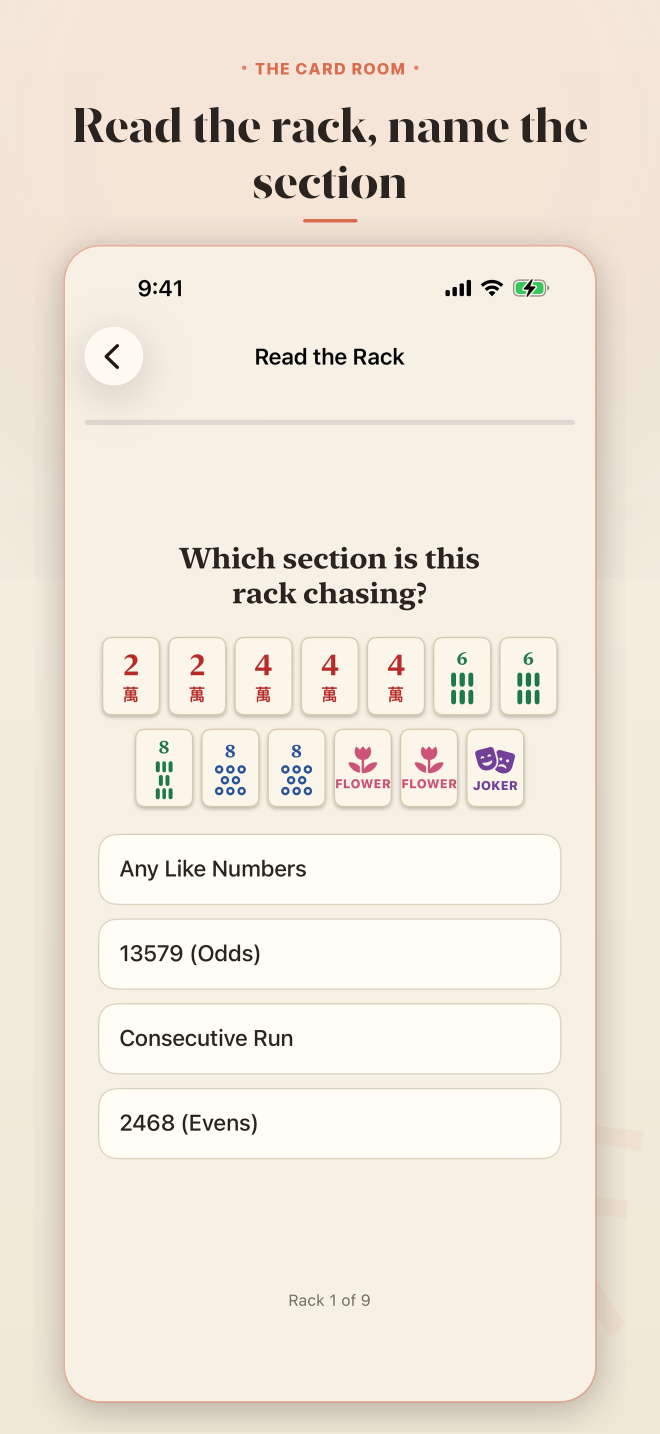
#> input picture docs/screenshots/03_hand_match.png, 1320 x 2868 px, found by its file name (shown at 1/2 size)
$ python build_kit.py
#> lines starting #> are read from the running program, lines starting #| are printed output that depends on the picture; after the words box and inside, x2 and y2 are one past the last pixel; in counts of white or black regions, pixels touching at a corner belong together
#!/usr/bin/env python3
"""Render the Mahj TikTok slideshow kit into iCloud Drive.

    python3 build_kit.py [--out <dir>]

Slides are 1080x1920 JPEGs. Backgrounds are drawn here (gingham and linen
tablecloths); every tile and screen is cut from real Mahj 1.4.0 captures, so
nothing on a slide is AI art. All content stays inside the TikTok safe area
(SAFE below): the top bar, the right icon rail and the bottom caption block
cover everything outside it.
"""
from __future__ import annotations

import argparse
import csv
import functools
import pathlib
import random
import shutil

import numpy as np
from PIL import Image, ImageDraw, ImageFilter, ImageFont
from scipy import ndimage

import posts as P

HERE = pathlib.Path(__file__).resolve().parent
CAPS = pathlib.Path.home() / "ios/appstore-screenshots/captures/mahj/cpp-20261015"
ICON = pathlib.Path.home() / "mahj/MahjTrainer/Assets.xcassets/AppIcon.appiconset/icon-1024.png"
ICLOUD = pathlib.Path.home() / "Library/Mobile Documents/com~apple~CloudDocs/Mahj TikTok Kit"
W, H = 1080, 1920
SAFE = (60, 150, 950, 1500)  # left, top, right, bottom
CX = (SAFE[0] + SAFE[2]) // 2
FONT = "/System/Library/Fonts/SFNS.ttf"
SERIF = "/System/Library/Fonts/NewYork.ttf"
CREAM, INK, SAGE, MUTED = (246, 242, 233), (40, 48, 38), (63, 107, 70), (93, 102, 86)
# Tablecloth stripe colors: pastel pink, sage, blue, butter, lilac.
CLOTHS = [(236, 168, 184), (150, 186, 152), (150, 182, 222), (238, 208, 128), (196, 176, 226)]

SHOTS = {
    "hand_match": "03_hand_match.png", "hand_match_answered": "03_hand_match_answered.png",
    "charleston": "05_charleston.png", "charleston_answered": "05_charleston_answered.png",
    "play": "02_play_a_hand.png", "keep": "04_keep_or_throw.png",
    "keep_answered": "04_keep_or_throw_answered.png", "quick": "01_quick_session.png",
    "quick_answered": "01_quick_session_answered.png", "tile_room": "08_tile_room.png",
    "reference": "07_reference.png", "home": "06_home.png",
}
# Tile crops in raw 1206x2622 capture pixels: (file, left, top, right, bottom).
RACKS = {
    "hand_match_rack": ("03_hand_match.png", 60, 880, 1146, 1300),
    "charleston_rack": ("05_charleston.png", 70, 1200, 1136, 1625),
    "quick_rack": ("01_quick_session.png", 60, 920, 1146, 1335),
    "play_rack": ("02_play_a_hand.png", 100, 1110, 1106, 1485),
    "keep_card": ("04_keep_or_throw.png", 140, 1000, 1066, 1700),
}
TILE_SOURCES = ["hand_match_rack", "charleston_rack", "quick_rack", "play_rack"]


def font(size: int, weight: str = "Bold", serif: bool = False) -> ImageFont.FreeTypeFont:
    f = ImageFont.truetype(SERIF if serif else FONT, size)
    try:
        f.set_variation_by_name(weight)
    except Exception:  # noqa: BLE001
        pass
    return f


def wrap(draw: ImageDraw.ImageDraw, text: str, f: ImageFont.FreeTypeFont, width: int) -> list[str]:
    lines: list[str] = []
    for para in text.split("\n"):
        cur = ""
        for word in para.split():
            trial = f"{cur} {word}".strip()
            if draw.textlength(trial, font=f) <= width:
                cur = trial
            else:
                lines.append(cur)
                cur = word
        lines.append(cur)
    return lines


def rounded(img: Image.Image, radius: int) -> Image.Image:
    mask = Image.new("L", img.size, 0)
    ImageDraw.Draw(mask).rounded_rectangle((0, 0, img.width - 1, img.height - 1), radius, fill=255)
    out = img.convert("RGBA")
    out.putalpha(mask)
    return out


def shadow(base: Image.Image, img: Image.Image, xy: tuple[int, int], blur: int = 18,
           alpha: int = 80, drop: int = 10) -> None:
    """Paste img with a soft shadow shaped like its own alpha."""
    pad = blur * 3
    sh = Image.new("RGBA", (img.width + pad * 2, img.height + pad * 2), (0, 0, 0, 0))
    a = img.getchannel("A").point(lambda v: v * alpha // 255)
    sh.paste((0, 0, 0, 255), (pad, pad), a)
    sh = sh.filter(ImageFilter.GaussianBlur(blur))
    base.alpha_composite(sh, (xy[0] - pad, xy[1] - pad + drop))
    base.alpha_composite(img, xy)


def cloth(seed: int) -> Image.Image:
    """A pastel gingham tablecloth with a faint weave, seeded per post."""
    rng = np.random.default_rng(seed)
    color = np.array(CLOTHS[seed % len(CLOTHS)], dtype=float)
    base = np.array([252, 249, 243], dtype=float)
    period = int(rng.choice([96, 120, 144]))
    xs, ys = np.arange(W) % period < period // 2, np.arange(H) % period < period // 2
    bands = xs[None, :].astype(float) * 0.45 + ys[:, None].astype(float) * 0.45
    img = base * (1 - bands[..., None]) + color * bands[..., None]
    weave = rng.normal(0, 5, (H // 3, W // 3))
    weave = np.kron(weave, np.ones((3, 3)))[:H, :W]
    img += weave[..., None]
    yy, xx = np.mgrid[0:H, 0:W]
    vignette = 1 - 0.10 * (((xx - W / 2) / W) ** 2 + ((yy - H / 2) / H) ** 2) * 4
    img *= vignette[..., None]
    return Image.fromarray(np.clip(img, 0, 255).astype("uint8")).convert("RGBA")


@functools.cache
def rack_tiles(key: str) -> tuple[Image.Image, ...]:
    """Cut each tile out of a real rack capture, sorted left to right, top to bottom."""
    name, *box = RACKS[key]
    im = Image.open(CAPS / name).convert("RGB").crop(tuple(box))
    a = np.asarray(im).astype(int)
    bg = np.median(np.concatenate([a[0], a[-1]]), axis=0)
    mask = ndimage.binary_fill_holes(ndimage.binary_closing(np.abs(a - bg).sum(2) > 18, iterations=3))
    lab, _ = ndimage.label(mask)
    boxes = [(s[1].start, s[0].start, s[1].stop, s[0].stop) for s in ndimage.find_objects(lab)]
    boxes = [b for b in boxes if b[2] - b[0] > 60 and b[3] - b[1] > 80]
    unit = float(np.median([b[2] - b[0] for b in boxes]))
    tiles = []
    for l, t, r, b in sorted(boxes, key=lambda b: (b[1] // 100, b[0])):
        n = max(1, round((r - l) / unit))  # touching tiles come out as one box
        step = (r - l) / n
        for i in range(n):
            tile = im.crop((int(l + i * step), t, int(l + (i + 1) * step), b - 6))
            tiles.append(rounded(tile, 18))
    return tuple(tiles)


def text_boxes(im: Image.Image, lines: list[str], f, center_y: int, pad: int = 24) -> int:
    """TikTok's native 'classic' caption look: dark text on white rounded boxes."""
    d = ImageDraw.Draw(im)
    lh = f.size + 2 * 12
    y = center_y - len(lines) * lh // 2
    for line in lines:
        w = d.textlength(line, font=f)
        x = CX - w / 2
        d.rounded_rectangle((x - pad, y, x + w + pad, y + lh + 2), 18, fill=(255, 255, 255))
        d.text((x, y + 6), line, font=f, fill=(22, 22, 22))
        y += lh
    return y


def hook_slide(post: dict, seed: int) -> Image.Image:
    im = cloth(seed)
    rng = random.Random(seed)
    key = post.get("rack") if post.get("rack") in TILE_SOURCES else TILE_SOURCES[seed % len(TILE_SOURCES)]
    tiles = list(rack_tiles(key))
    rng.shuffle(tiles)
    scale, slots = 1.45, []
    for row in range(2):
        for col in range(4 - row):
            x = SAFE[0] + 40 + col * 215 + (107 if row else 0) + rng.randint(-12, 12)
            y = 950 + row * 235 + rng.randint(-16, 16)
            slots.append((x, y))
    for (x, y), tile in zip(slots, tiles):
        t = tile.resize((int(tile.width * scale), int(tile.height * scale)), Image.LANCZOS)
        t = t.rotate(rng.uniform(-8, 8), resample=Image.BICUBIC, expand=True)
        shadow(im, t, (x, y), blur=10, alpha=110, drop=8)
    f = font(76)
    d = ImageDraw.Draw(im)
    lines = wrap(d, post["hook"], f, 800)
    y = text_boxes(im, lines, f, 540)
    sf = font(38, "Semibold")
    label = "swipe \u2192"
    lw = d.textlength(label, font=sf)
    d.rounded_rectangle((CX - lw / 2 - 26, y + 30, CX + lw / 2 + 26, y + 30 + 64), 32, fill=(22, 22, 22))
    d.text((CX - lw / 2, y + 40), label, font=sf, fill=(255, 255, 255))
    return im.convert("RGB")


# [43 lines left out: function quiz_slide, not called in this run]


def card_slide(seed: int, text: str, rack: str | None) -> Image.Image:
    im = cloth(seed)
    d = ImageDraw.Draw(im)
    f = font(62, "Semibold")
    inner = SAFE[2] - SAFE[0] - 110
    lines = wrap(d, text, f, inner)
    lh = f.size + 20
    rack_img = None
    if rack:
        name, *box = RACKS[rack]
        rack_img = Image.open(CAPS / name).convert("RGB").crop(tuple(box))
        rack_img = rack_img.resize((inner + 30, int(rack_img.height * (inner + 30) / rack_img.width)),
                                   Image.LANCZOS)
    card_h = len(lines) * lh + 120 + ((rack_img.height + 44) if rack_img else 0)
    top = max(SAFE[1] + 40, (SAFE[1] + SAFE[3]) // 2 - card_h // 2 - 40)
    card = Image.new("RGBA", (SAFE[2] - SAFE[0], card_h), (0, 0, 0, 0))
    ImageDraw.Draw(card).rounded_rectangle((0, 0, card.width - 1, card_h - 1), 40, fill=(*CREAM, 248))
    shadow(im, card, (SAFE[0], top), blur=22, alpha=60, drop=12)
    y = top + 60
    if rack_img:
        im.alpha_composite(rounded(rack_img, 24), (SAFE[0] + 40, y))
        y += rack_img.height + 44
    for line in lines:
        d.text((SAFE[0] + 55, y), line, font=f, fill=INK)
        y += lh
    return im.convert("RGB")


def app_slide(text: str, shots: tuple[str, str]) -> Image.Image:
    im = Image.new("RGBA", (W, H), (*CREAM, 255))
    d = ImageDraw.Draw(im)
    f = font(54, "Semibold")
    lines = wrap(d, text, f, SAFE[2] - SAFE[0] - 20)
    y = SAFE[1] + 40
    for line in lines:
        d.text((CX - d.textlength(line, font=f) / 2, y), line, font=f, fill=INK)
        y += f.size + 14
    badge_top = SAFE[3] - 150
    sw, gap = 425, 36
    shot_top = y + 50
    shot_h = badge_top - 50 - shot_top
    for i, key in enumerate(shots):
        s = Image.open(CAPS / SHOTS[key]).convert("RGB")
        s = s.resize((sw, int(s.height * sw / s.width)), Image.LANCZOS)
        s = s.crop((0, 0, sw, min(s.height, shot_h)))
        shadow(im, rounded(s, 36), (CX - sw - gap // 2 + i * (sw + gap), shot_top), blur=22, alpha=70)
    icon = rounded(Image.open(ICON).convert("RGB").resize((120, 120), Image.LANCZOS), 27)
    nf, sf = font(46), font(30, "Regular")
    name, sub = "Mahj Trainer", "Free to start on the App Store · I made it"
    tw = max(d.textlength(name, font=nf), d.textlength(sub, font=sf))
    x = int(CX - (120 + 26 + tw) / 2)
    shadow(im, icon, (x, badge_top), blur=10, alpha=60, drop=5)
    d.text((x + 146, badge_top + 14), name, font=nf, fill=INK)
    d.text((x + 146, badge_top + 72), sub, font=sf, fill=MUTED)
    return im.convert("RGB")


def schedule() -> list[dict]:
    by_fmt = {k: [p for p in P.POSTS if p["fmt"] == k] for k in P.FORMATS}
    return [by_fmt[k][r] for r in range(6) for k in P.FORMATS]


def cta_variant(post: dict) -> str:
    """Alternate the two CTAs inside each format: 3 posts each, so formats compare fairly."""
    same = [p["id"] for p in P.POSTS if p["fmt"] == post["fmt"]]
    return "comment" if same.index(post["id"]) % 2 == 0 else "name"


# [21 lines left out: function caption_txt, not called in this run]


def main() -> None:
    ap = argparse.ArgumentParser()
    ap.add_argument("--out", default=str(ICLOUD))
    ap.add_argument("--only", help="render just these post ids, comma separated (for QA)")
    ap.add_argument("--value-only", action="store_true",
                    help="with --only: drop the app slide and the CTA, into a '(value only)' folder")
    args = ap.parse_args()
    out = pathlib.Path(args.out)
    only = set(args.only.split(",")) if args.only else None
    if args.value_only and not only:
        ap.error("--value-only needs --only")
    slots = ["1 Morning", "2 Midday", "3 Evening"]
    if out.exists() and not only:
        for child in out.glob("Day *"):
            shutil.rmtree(child)
    rows = []
    for i, post in enumerate(schedule()):
        day, slot = i // 3 + 1, slots[i % 3]
        cta = cta_variant(post)
        rows.append({"day": day, "slot": slot, "post": post["id"],
                     "format": f"{post['fmt']} {P.FORMATS[post['fmt']]}", "cta": cta,
                     "hook": post["hook"], "account": "A" if (i % 3) != 1 else "B",
                     "views_24h": "", "views_72h": "", "saves": "", "app_comments": "",
                     "profile_views": "", "trials_next_72h": "", "call": ""})
        if only and post["id"] not in only:
            continue
        suffix = " (value only)" if args.value_only else ""
        folder = out / f"Day {day:02d}" / f"{slot} - {post['id']} {P.FORMATS[post['fmt']]}{suffix}"
        folder.mkdir(parents=True, exist_ok=True)
        rack = post.get("rack")
        slides = [
            quiz_slide(post, i) if post.get("options") else hook_slide(post, i),
            card_slide(i, post["s2"], rack if post["fmt"] == "C" else None),
            card_slide(i, post["s3"], rack if post["fmt"] != "C" else None),
            app_slide(post["s4"], post["shots"]),
            card_slide(i, post["s5"], None),
        ]
#> in rack_tiles, `bg = np.median(np.concatenate([a[0], a[-1]]), axis=0)`: bg = [247, 241, 229]
#> in rack_tiles, `lab, _ = ndimage.label(mask)`:
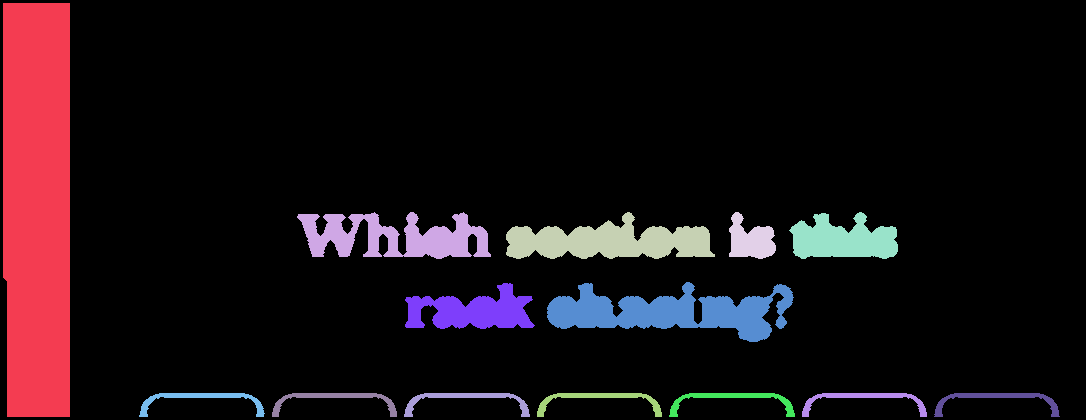
#> lab: shape (420, 1086) int32; 15 distinct labels, from 0 to 14; one colour per label, 0 black
#> in rack_tiles, `boxes = [(s[1].start, s[0].start, s[1].stop, s[0].stop) for s in ndima..`: boxes = 14 items, first 6: (3, 3, 70, 417), (297, 212, 491, 259), (506, 212, 715, 259), (729, 212, 776, 259), (789, 212, 898, 259), (547, 282, 794, 342)
#> in rack_tiles, `boxes = [b for b in boxes if b[2] - b[0] > 60 and b[3] - b[1] > 80]`: boxes = [(3, 3, 70, 417)]
#> in rack_tiles, `unit = float(np.median([b[2] - b[0] for b in boxes]))`: unit = 67
#> the loop in rack_tiles, `for l, t, r, b in sorted(boxes, key=lambda b: (b[1] // 100, b[0])):` made 1 pass
#> (l, t, r, b, n, step) on pass 1: (3, 3, 70, 417, 1, 67)
#> after the loop in rack_tiles, `for l, t, r, b in sorted(boxes, key=lambda b: (b[1] // 100, b[0])):`: tiles = 1 item
#> the loop in hook_slide, `for (x, y), tile in zip(slots, tiles):` made 1 pass
#> (x, y, pad in shadow) on pass 1: (100, 960, 30)
#> after the loop in hook_slide, `for (x, y), tile in zip(slots, tiles):`:
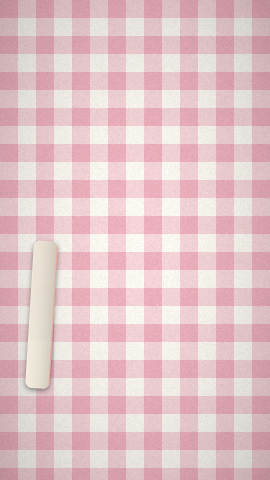
#> im: PIL image 1080x1920 RGBA (shown at 1/4 size); mean R, G, B, A 227.4, 196.9, 200.4, 255
#> in hook_slide, `lines = wrap(d, post["hook"], f, 800)`: lines = ['5 things I wish I', 'knew before my first', 'mahjong night']
#> in text_boxes, `y = center_y - len(lines) * lh // 2`: y = 390
#> the loop in text_boxes, `for line in lines:` made 3 passes
#> (line, w, x, y) on passes 1 to 3: ('5 things I wish I', 596, 207, 490), ('knew before my first', 785.7, 112.1, 590), ('mahjong night', 552.5, 228.8, 690)
#> after the loop in text_boxes, `for line in lines:`: y = 690
#> in hook_slide, `lw = d.textlength(label, font=sf)`: lw = 152.9
#> call 2 of cloth, with seed = 0
#> in cloth (call 2), `period = int(rng.choice([96, 120, 144]))`: period = 144
#> in cloth (call 2), `img *= vignette[..., None]`:
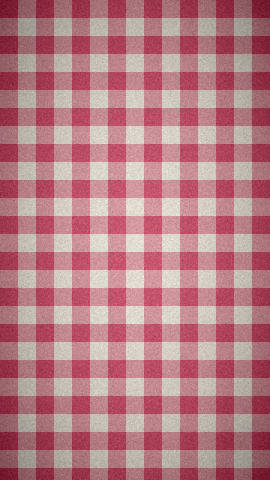
#> img: shape (1920, 1080, 3) float64 (shown at 1/4 size); mean of channels 0, 1, 2 228.2, 196.9, 201; drawn with min black and max white
#> in card_slide, `lines = wrap(d, text, f, inner)`: lines = ['1. Jokers never get', 'passed. Not in the', 'Charleston, not ever.', 'Keep every joker you', 'get.']
#> in card_slide, `card_h = len(lines) * lh + 120 + ((rack_img.height + 44) if rack_img e..`: card_h = 530
#> in card_slide, `top = max(SAFE[1] + 40, (SAFE[1] + SAFE[3]) // 2 - card_h // 2 - 40)`: top = 520
#> in card_slide, `y = top + 60`: y = 580
#> the loop in card_slide, `for line in lines:` made 5 passes
#> (line, y) on passes 1 to 5: ('1. Jokers never get', 662), ('passed. Not in the', 744), ('Charleston, not ever.', 826), ('Keep every joker you', 908), ('get.', 990)
#> after the loop in card_slide, `for line in lines:`: y = 990
#> call 3 of shadow, with xy = (60, 342), blur = 22, alpha = 60, drop = 12
#> in shadow (call 3), `a = img.getchannel("A").point(lambda v: v * alpha // 255)`:
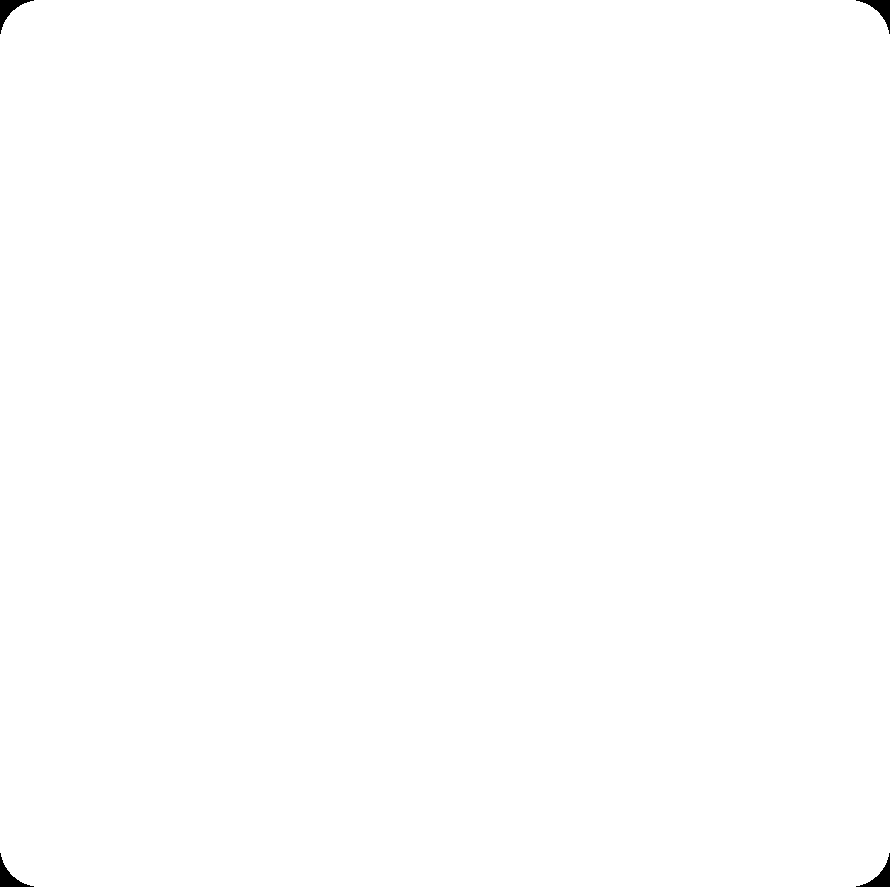
#> a: PIL image 890x887 L; values 0 (black) and 58 (white), 99.8% white; 4 black regions, box (x1, y1, x2, y2) and area: (0, 0, 34, 34) 354, (856, 0, 890, 34) 354, (0, 853, 34, 887) 354, (856, 853, 890, 887) 354
#> call 2 of rounded, with radius = 24
#> in rounded (call 2), `ImageDraw.Draw(mask).rounded_rectangle((0, 0, img.width - 1, img.heigh..`:
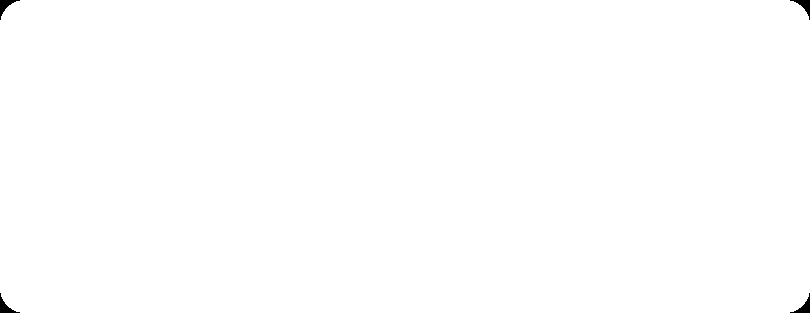
#> mask: PIL image 810x313 L; 99.8% white; 4 black regions, box (x1, y1, x2, y2) and area: (0, 0, 20, 20) 131, (790, 0, 810, 20) 131, (0, 293, 20, 313) 131, (790, 293, 810, 313) 131
#> the loop in card_slide (call 2), `for line in lines:` made 5 passes
#> (line, y) on passes 1 to 5: ("2. Don't pick your hand", 841), ('on the first deal. Go in', 923), ('with 2 or 3 sections in', 1005), ('mind and let the', 1087), ('Charleston decide.', 1169)
#> in app_slide, `im = Image.new("RGBA", (W, H), (*CREAM, 255))`:
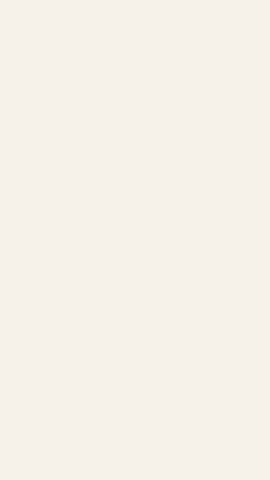
#> im: PIL image 1080x1920 RGBA (shown at 1/4 size); mean R, G, B, A 246, 242, 233, 255
#> in app_slide, `lines = wrap(d, text, f, SAFE[2] - SAFE[0] - 20)`: lines = ['3. Read your rack by pattern,', 'not tile by tile. Lots of 2s, 4s, 6s', 'and 8s already points you to', '2468.']
#> the loop in app_slide, `for line in lines:` made 4 passes
#> (line, y) on passes 1 to 4: ('3. Read your rack by pattern,', 258), ('not tile by tile. Lots of 2s, 4s, 6s', 326), ('and 8s already points you to', 394), ('2468.', 462)
#> after the loop in app_slide, `for line in lines:`: y = 462
#> in app_slide, `shot_top = y + 50`: shot_top = 512
#> in app_slide, `shot_h = badge_top - 50 - shot_top`: shot_h = 788
#> in app_slide, s is the input picture: PIL image 1320x2868 RGB; mean R, G, B 239.9, 231.9, 220.1
#> in app_slide, `s = s.resize((sw, int(s.height * sw / s.width)), Image.LANCZOS)`:
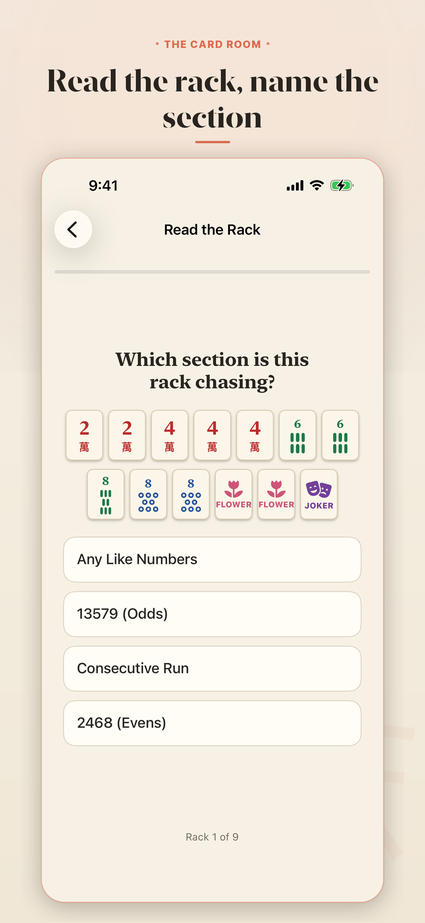
#> s: PIL image 425x923 RGB; mean R, G, B 239.8, 231.9, 220.1
        if args.value_only:
            del slides[3]
            for old in folder.glob("*.jpg"):
                old.unlink()
        for n, s in enumerate(slides, 1):
            s.save(folder / f"{n}.jpg", quality=92)
        (folder / "caption.txt").write_text(caption_txt(post, cta, args.value_only))
    if not only:
        with open(out / "Tracker.csv", "w", newline="") as fh:
            w = csv.DictWriter(fh, fieldnames=list(rows[0]))
            w.writeheader()
            w.writerows(rows)
    print(f"wrote {len(only) if only else len(rows)} posts to {out}")


if __name__ == "__main__":
#> (the run stopped early here; a loop or call above may not have finished)
